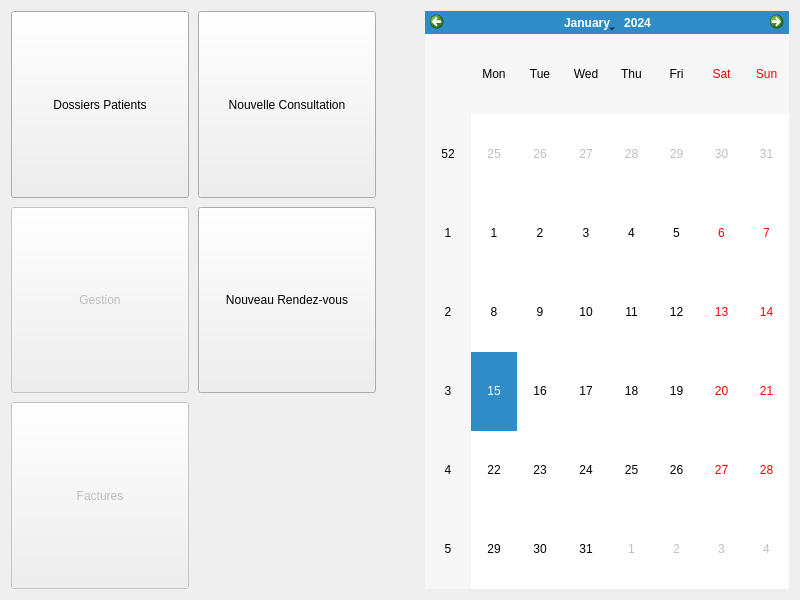
<?xml version="1.0" encoding="UTF-8"?>
<ui version="4.0">
 <class>WelcomeScreen</class>
 <widget class="QWidget" name="WelcomeScreen">
  <property name="geometry">
   <rect>
    <x>0</x>
    <y>0</y>
    <width>800</width>
    <height>600</height>
   </rect>
  </property>
  <property name="windowTitle">
   <string>Form</string>
  </property>
  <property name="autoFillBackground">
   <bool>true</bool>
  </property>
  <layout class="QHBoxLayout" name="horizontalLayout">
   <property name="spacing">
    <number>9</number>
   </property>
   <item>
    <layout class="QGridLayout" name="CommandLayout" columnstretch="0,0">
     <property name="sizeConstraint">
      <enum>QLayout::SetNoConstraint</enum>
     </property>
     <item row="0" column="0">
      <widget class="QPushButton" name="patientsFolder_PB">
       <property name="sizePolicy">
        <sizepolicy hsizetype="Expanding" vsizetype="Ignored">
         <horstretch>0</horstretch>
         <verstretch>0</verstretch>
        </sizepolicy>
       </property>
       <property name="toolTip">
        <string>Consulter le dossier d'un patient</string>
       </property>
       <property name="text">
        <string>Dossiers Patients</string>
       </property>
      </widget>
     </item>
     <item row="1" column="1">
      <widget class="QPushButton" name="newDate_PB">
       <property name="sizePolicy">
        <sizepolicy hsizetype="Expanding" vsizetype="Ignored">
         <horstretch>0</horstretch>
         <verstretch>0</verstretch>
        </sizepolicy>
       </property>
       <property name="toolTip">
        <string>Enregistrer un nouveau rendez-vous</string>
       </property>
       <property name="text">
        <string>Nouveau Rendez-vous</string>
       </property>
      </widget>
     </item>
     <item row="2" column="0">
      <widget class="QPushButton" name="bills_PB">
       <property name="enabled">
        <bool>false</bool>
       </property>
       <property name="sizePolicy">
        <sizepolicy hsizetype="Expanding" vsizetype="Ignored">
         <horstretch>0</horstretch>
         <verstretch>0</verstretch>
        </sizepolicy>
       </property>
       <property name="toolTip">
        <string>Consulter des factures</string>
       </property>
       <property name="text">
        <string>Factures</string>
       </property>
      </widget>
     </item>
     <item row="1" column="0">
      <widget class="QPushButton" name="management_PB">
       <property name="enabled">
        <bool>false</bool>
       </property>
       <property name="sizePolicy">
        <sizepolicy hsizetype="Expanding" vsizetype="Ignored">
         <horstretch>0</horstretch>
         <verstretch>0</verstretch>
        </sizepolicy>
       </property>
       <property name="toolTip">
        <string>Gestion de la base de données, des patients, etc...</string>
       </property>
       <property name="text">
        <string>Gestion</string>
       </property>
      </widget>
     </item>
     <item row="0" column="1">
      <widget class="QPushButton" name="newConsultation_PB">
       <property name="sizePolicy">
        <sizepolicy hsizetype="Expanding" vsizetype="Ignored">
         <horstretch>0</horstretch>
         <verstretch>0</verstretch>
        </sizepolicy>
       </property>
       <property name="toolTip">
        <string>Lancer une nouvelle consultation</string>
       </property>
       <property name="text">
        <string>Nouvelle Consultation</string>
       </property>
      </widget>
     </item>
    </layout>
   </item>
   <item>
    <spacer name="horizontalSpacer">
     <property name="orientation">
      <enum>Qt::Horizontal</enum>
     </property>
     <property name="sizeType">
      <enum>QSizePolicy::Preferred</enum>
     </property>
     <property name="sizeHint" stdset="0">
      <size>
       <width>40</width>
       <height>20</height>
      </size>
     </property>
    </spacer>
   </item>
   <item>
    <widget class="QCalendarWidget" name="calendarWidget_CALENDAR"/>
   </item>
  </layout>
 </widget>
 <tabstops>
  <tabstop>patientsFolder_PB</tabstop>
  <tabstop>newConsultation_PB</tabstop>
  <tabstop>management_PB</tabstop>
  <tabstop>newDate_PB</tabstop>
  <tabstop>bills_PB</tabstop>
  <tabstop>calendarWidget_CALENDAR</tabstop>
 </tabstops>
 <resources/>
 <connections/>
</ui>
